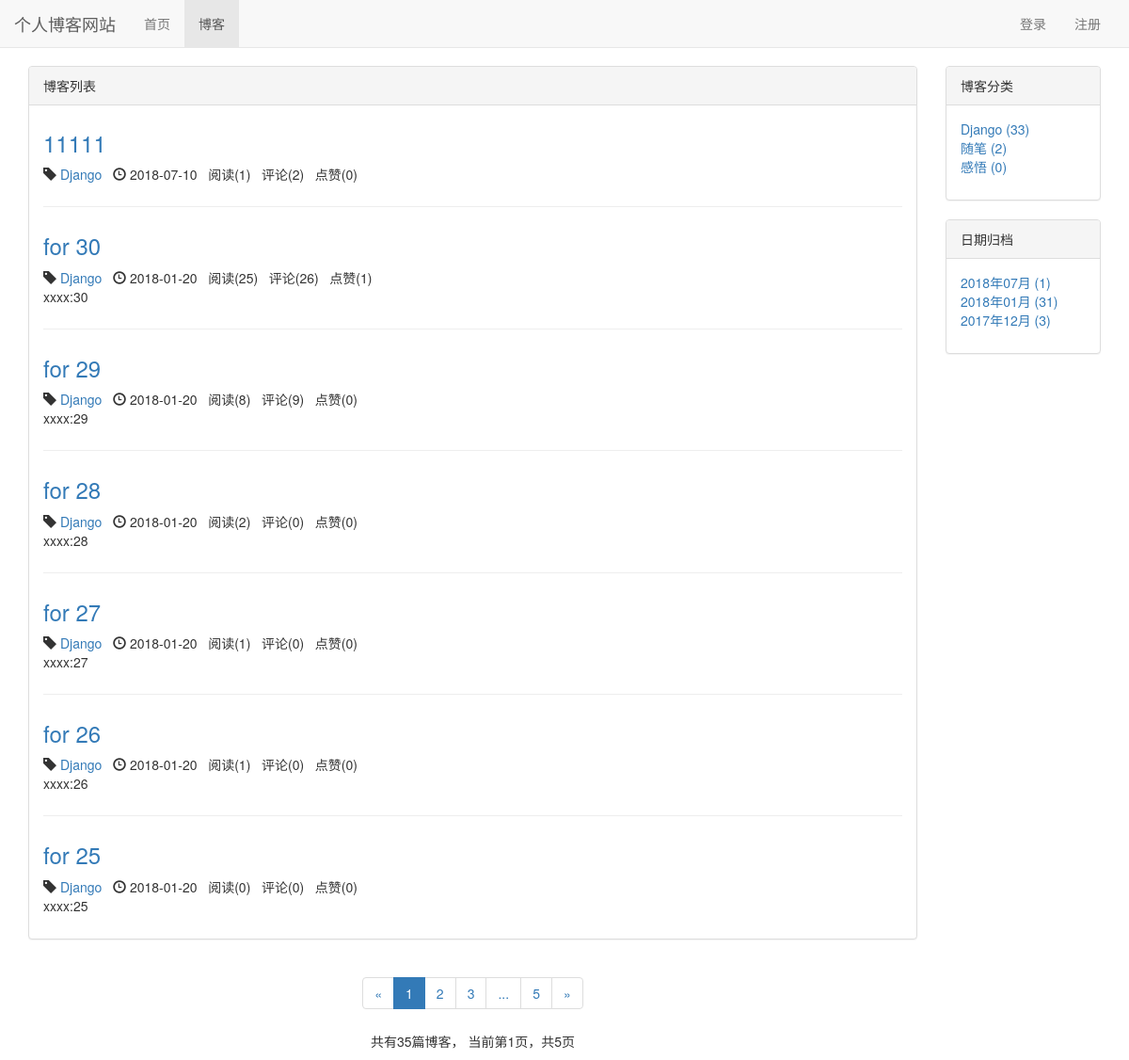
/blog/, run on an earlier commit of the app's database.
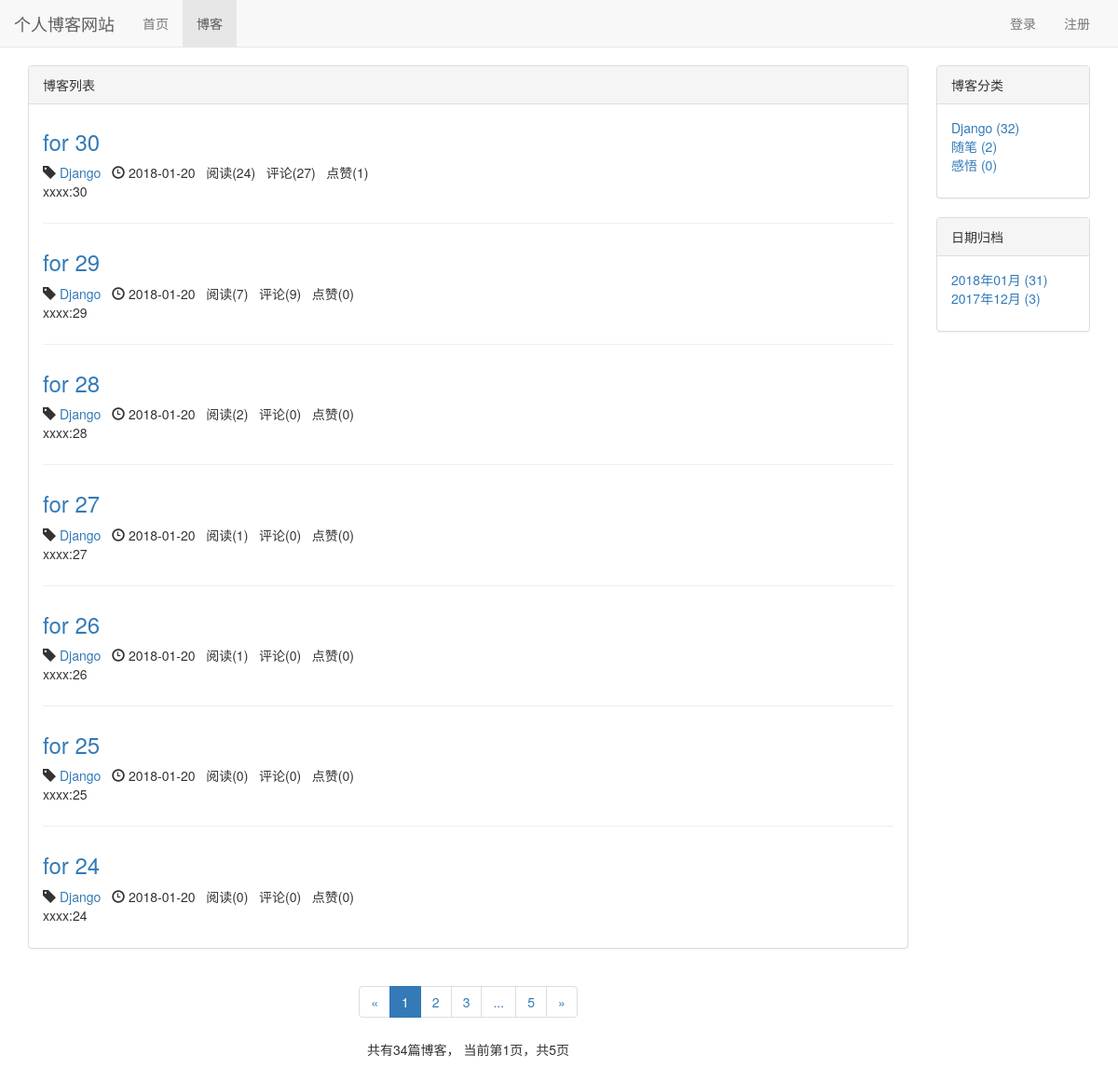
And on a later commit of the database.
### blog/models.py (models this page shows, shortened)
class Blog(models.Model, ReadNumExpandMethod):
    title = models.CharField(max_length=50)
    blog_type = models.ForeignKey(BlogType, on_delete=models.CASCADE)
    content = RichTextUploadingField()
    author = models.ForeignKey(User, on_delete=models.CASCADE)
    read_details = GenericRelation(ReadDetail)
    created_time = models.DateTimeField(auto_now_add=True)
    last_updated_time = models.DateTimeField(auto_now=True)
    class Meta:
        ordering = ['-created_time']

class BlogType(models.Model):
    type_name = models.CharField(max_length=15)
    def __str__(self):
        return self.type_name

### read_statistics/models.py (models this page shows)
class ReadNum(models.Model):
    read_num = models.IntegerField(default=0)
    content_type = models.ForeignKey(ContentType, on_delete=models.CASCADE)
    object_id = models.PositiveIntegerField()
    content_object = GenericForeignKey('content_type', 'object_id')

### likes/models.py (models this page shows)
class LikeCount(models.Model):
    content_type = models.ForeignKey(ContentType, on_delete=models.CASCADE)
    object_id = models.PositiveIntegerField()
    content_object = GenericForeignKey('content_type', 'object_id')
    liked_num = models.IntegerField(default=0)

### blog/views.py (the view)
# urls.py: path('', views.blog_list, name='blog_list'),
def blog_list(request):
    blogs_all_list = Blog.objects.all()
    context = get_blog_list_common_data(request, blogs_all_list)
    return render(request, 'blog/blog_list.html', context)

### comment/templatetags/comment_tags.py (called while the page is built)
@register.simple_tag
def get_comment_count(obj):
    content_type = ContentType.objects.get_for_model(obj)
    return Comment.objects.filter(content_type=content_type, object_id=obj.pk).count()

### likes/templatetags/likes_tags.py (called while the page is built)
@register.simple_tag
def get_like_count(obj):
    content_type = ContentType.objects.get_for_model(obj)
    like_count, created = LikeCount.objects.get_or_create(content_type=content_type, object_id=obj.pk)
    return like_count.liked_num

### read_statistics/models.py (called while the page is built)
    def get_read_num(self):
        try:
            ct = ContentType.objects.get_for_model(self)
            readnum = ReadNum.objects.get(content_type=ct, object_id=self.pk)
            return readnum.read_num
        except exceptions.ObjectDoesNotExist:
            return 0

### user/context_processors.py (called while the page is built)
def login_modal_form(request):
    return {'login_modal_form': LoginForm()}

### blog/templates/blog/blog_list.html (shortened to what this page needs)
{% extends 'base.html' %}
{% block nav_blog_active %}active{% endblock %}
{% load staticfiles %}
{% load comment_tags %}
{% load likes_tags %}
{% block header_extends %}
    <link rel="stylesheet" href="{% static 'blog/blog.css' %}">
{% endblock %}
{% block content %}
    <div class="container">
        <div class="row">
            <div class="col-xs-12 col-sm-8 col-md-9 col-lg-10">
                <div class="panel panel-default">
                    <div class="panel-heading">{% block blog_list_title %}博客列表{% endblock %}</div>
                    <div class="panel-body">
                        {% for blog in blogs %}
                            <div class="blog">
                                <h3><a href="{% url 'blog_detail' blog.pk %}">{{ blog.title }}</a></h3>
                                <p class="blog-info">
                                    <span class="glyphicon glyphicon-tag"></span> <a href="{% url 'blogs_with_type' blog.blog_type.pk %}">{{ blog.blog_type }}</a>&nbsp;&nbsp;
                                    <span class="glyphicon glyphicon-time"></span> {{ blog.created_time|date:"Y-m-d" }}&nbsp;&nbsp;
                                    阅读({{ blog.get_read_num }})&nbsp;&nbsp;
                                    评论({% get_comment_count blog %})&nbsp;&nbsp;
                                    点赞({% get_like_count blog %})
                                </p>
                                <p>{{ blog.content|striptags|truncatechars:120 }}</p>
                            </div>
                        {% empty %}
                            <div class="blog">
                                <h3>暂无博客，敬请期待</h3>
                            </div>
                        {% endfor %}
                    </div>
                </div>
                <div class="paginator">
                    <ul class="pagination">
                        <li>
                            {% if page_of_blogs.has_previous %}
                                <a href="?page={{ page_of_blogs.previous_page_number }}" aria-label="Previous">
                                    <span aria-hidden="true">&laquo;</span>
                                </a>
                            {% else %}
                                <span aria-hidden="true">&laquo;</span>
                            {% endif %}
                        </li>
                        {% for page_num in page_range %}
                            {% if page_num == page_of_blogs.number %}
                                <li class="active"><span>{{ page_num }}</span></li>
                            {% else %}
                                {% if page_num == '...' %}
                                    <li><span>{{ page_num }}</span></li>
                                {% else %}
                                    <li><a href="?page={{ page_num }}">{{ page_num }}</a></li>
                                {% endif %}
                            {% endif %}
                        {% endfor %}
                        <li>
                            {% if page_of_blogs.has_next %}
                                <a href="?page={{ page_of_blogs.next_page_number }}" aria-label="Next">
                                    <span aria-hidden="true">&raquo;</span>
                                </a>
                            {% else %}
                                <span aria-hidden="true">&raquo;</span>
                            {% endif %}
                        </li>
                    </ul>
                    <p>
                        共有{{ page_of_blogs.paginator.count }}篇博客，
                        当前第{{ page_of_blogs.number }}页，共{{ page_of_blogs.paginator.num_pages }}页
                    </p>
                </div>
            </div>
            <div class="hidden-xs col-sm-4 col-md-3 col-lg-2">
                <div class="panel panel-default">
                    <div class="panel-heading">博客分类</div>
                    <div class="panel-body">
                        <ul class="blog-types">
                            {% for blog_type in blog_types %}
                                <li>
                                    <a href="{% url 'blogs_with_type' blog_type.pk %}">
                                        {{ blog_type.type_name }} ({{ blog_type.blog_count }})
                                    </a>
                                </li>
                            {% empty %}
                                <li>暂无分类</li>
                            {% endfor %}
                        </ul>
                    </div>
                </div>
                <div class="panel panel-default">
                    <div class="panel-heading">日期归档</div>
                    <div class="panel-body">
                        <ul>
                            {% for blog_date, blog_count in blog_dates.items %}
                                <li>
                                    <a href="{% url 'blogs_with_date' blog_date.year blog_date.month %}">
                                        {{ blog_date|date:"Y年m月" }} ({{ blog_count }})
                                    </a>
                                </li>
                            {% endfor %}
                        </ul>
                    </div>
                </div>
            </div>
        </div>
    </div>
{% endblock %}

### templates/base.html (shortened to what this page needs)
{% load staticfiles %}
<!DOCTYPE html>
<html lang="zh-CN">
<head>
    <link rel="stylesheet" href="{% static 'base.css' %}">
    <link rel="stylesheet" href="{% static 'bootstrap-3.3.7/css/bootstrap.min.css' %}">
    {% block header_extends %}{% endblock %}
</head>
<body>
    <div class="navbar navbar-default navbar-fixed-top" role="navigation">
        <div class="container-fluid">
            <div class="navbar-header">
                <a class="navbar-brand" href="{% url 'home' %}">个人博客网站</a>
            </div>
            <div id="navbar-collapse" class="collapse navbar-collapse">
                <ul class="nav navbar-nav">
                    <li class="{% block nav_home_active %}{% endblock %}">
                        <a href="{% url 'home' %}">首页</a>
                    </li>
                    <li class="{% block nav_blog_active %}{% endblock %}">
                        <a href="{% url 'blog_list' %}">博客</a>
                    </li>
                </ul>
                <ul class="nav navbar-nav navbar-right">
                    {% if not user.is_authenticated %}
                        <li>
                            <a href="{% url 'login' %}?from={{ request.get_full_path }}">登录</a>
                        </li>
                        <li>
                            <a href="{% url 'register' %}?from={{ request.get_full_path }}">注册</a>
                        </li>
                    {% endif %}
                </ul>
            </div>
        </div>
    </div>
    {% block content %}{% endblock %}
</body>
</html>

### static/base.css (style rules this page uses)
* { margin: 0; padding: 0; }
body { margin-top: 70px!important; }
ul { list-style-type: none!important; }
ul.navbar-right { margin-right: 0; }

### blog/static/blog/blog.css (style rules this page uses)
ul.blog-types { list-style-type: none; }
div.blog:not(:last-child) { margin-bottom: 2em; padding-bottom: 1em; border-bottom: 1px solid #eee; }
div.blog h3 { margin-top: 0.5em; }
div.blog p.blog-info { margin-bottom: 0; }
div.paginator { text-align: center; }

What changed in the data, as far as the page shows it:
removed Blog: title "11111", blog_type "Django", created_time "2018-07-10", get_read_num "1", id "2", id.liked_num "0"
changed through a linked row, Blog "for 30": get_read_num "25" → "24"; id "26" → "27"
changed through a linked row, Blog "for 29": get_read_num "8" → "7"
now on this page (row unchanged): Blog: title "for 24", blog_type "Django", created_time "2018-01-20", get_read_num "0", id "0", id.liked_num "0", content "xxxx:24"
computed for BlogType "Django": blog_count "33" → "32"
Also different on the page:
{{ page_of_blogs.paginator.count }}: "35" → "34"
list line gone: "2018年07月 ( 1 )"
